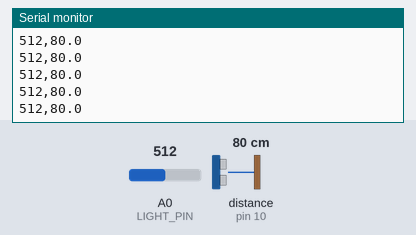
Simulated run of this sketch. Board: Arduino Uno, built with avr-gcc and run on an emulated ATmega328P. Parts: the last lines printed to the serial monitor. Wiring (inferred from the names in the program): ultrasonic range finder: trigger pin 9; echo pin 10. The test bench sets the inputs (shaded band); at power-on: distance to the obstacle (sensor on pin 10) 80 cm, A0 (LIGHT_PIN) = 512. The echo pulse lasts 58.3 µs per cm.

Above: at 1.2 s.
1.3 s: distance to the obstacle (sensor on pin 10) set to 35 cm
At 1.55 s:
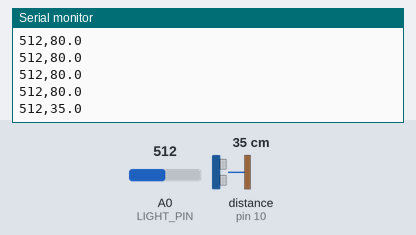
4.3 s: A0 (LIGHT_PIN) set to 716
At 4.47 s:
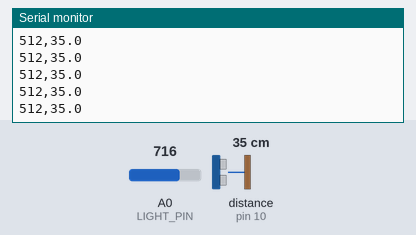
5.8 s: distance to the obstacle (sensor on pin 10) set to 2 cm
At 5.81 s:
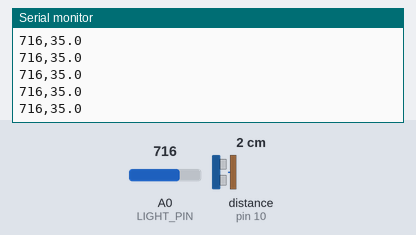
7.3 s: A0 (LIGHT_PIN) set to 900
At 7.37 s:
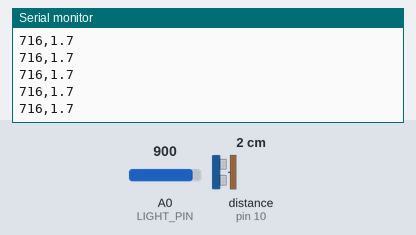
Timing chart, 0 to 9.8 s (numbered marks = the images above; inputs shaded):
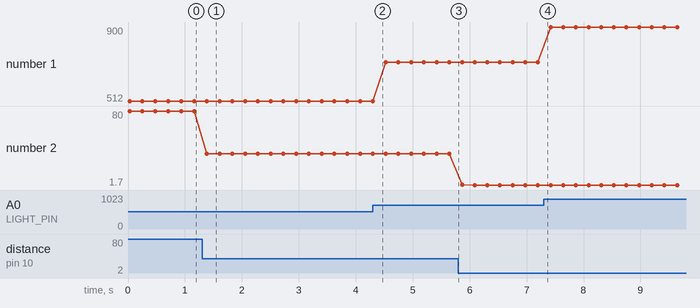

Measured:
- after the input at 1.3 s, the serial monitor: prints a new line after 0.08 s (image 1)
- plotted number 1: 512 → 716 after the input at 4.3 s, 716 → 900 after the input at 7.3 s
- plotted number 2: 80 → 35 after the input at 1.3 s, 35 → 1.7 after the input at 5.8 s

The sketch:

light-distance-sensor.ino
```cpp
/*
  별의 밝기가 다른 까닭은 - 거리에 따른 빛의 밝기 측정 스케치
  ------------------------------------------------------------
  CDS 조도센서(부품): 5V - CDS - A0 - 10kΩ 저항 - GND
    (조도센서 모듈이면  S -> A0,  가운데(+) -> 5V,  - -> GND)
  (선택) HC-SR04 초음파센서: VCC -> 5V, GND -> GND, TRIG -> 9, ECHO -> 10
    → 손전등(휴대 전화)까지의 거리를 자동으로 잴 때만 연결합니다.

  0.2초마다 "센서값,거리" 형식으로 시리얼 출력 (보드레이트 9600)
    센서값: 0~1023 (부품 회로에서는 밝을수록 커짐)
    거리  : cm, 초음파센서가 없거나 잴 수 없으면 -1
*/
const int LIGHT_PIN = A0;
const int TRIG_PIN = 9;
const int ECHO_PIN = 10;

void setup() {
  Serial.begin(9600);
  pinMode(TRIG_PIN, OUTPUT);
  pinMode(ECHO_PIN, INPUT);
}

// 잡음을 줄이려고 10번 읽어 평균을 낸다
int readLight() {
  long sum = 0;
  for (int i = 0; i < 10; i++) {
    sum += analogRead(LIGHT_PIN);
    delay(2);
  }
  return sum / 10;
}

float readDistanceCm() {
  digitalWrite(TRIG_PIN, LOW);
  delayMicroseconds(2);
  digitalWrite(TRIG_PIN, HIGH);
  delayMicroseconds(10);
  digitalWrite(TRIG_PIN, LOW);
  long duration = pulseIn(ECHO_PIN, HIGH, 25000);
  if (duration == 0) return -1;
  return duration * 0.0343 / 2.0;
}

void loop() {
  int light = readLight();
  float d = readDistanceCm();
  Serial.print(light);
  Serial.print(",");
  Serial.println(d, 1);
  delay(200);
}
```
